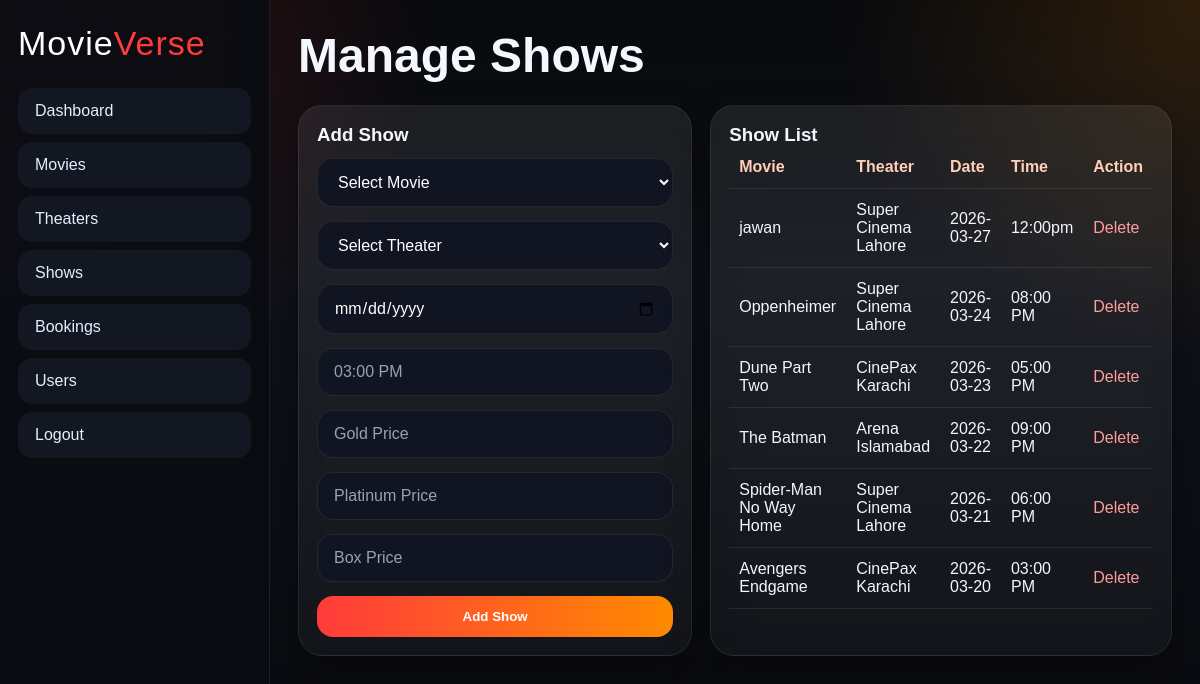
The page /admin/shows.php (signed in) on the database its author committed.
### tables this page shows
CREATE TABLE `shows` (
  `id` int(11) NOT NULL,
  `movie_id` int(11) NOT NULL,
  `theater_id` int(11) NOT NULL,
  `show_date` date NOT NULL,
  `show_time` varchar(50) NOT NULL,
  `gold_price` decimal(10,2) NOT NULL,
  `platinum_price` decimal(10,2) NOT NULL,
  `box_price` decimal(10,2) NOT NULL
);

CREATE TABLE `movies` (
  `id` int(11) NOT NULL,
  `title` varchar(150) NOT NULL,
  `genre` varchar(100) NOT NULL,
  `duration` varchar(50) NOT NULL,
  `language` varchar(50) NOT NULL,
  `rating` varchar(20) NOT NULL,
  `description` text NOT NULL,
  `poster` varchar(255) NOT NULL,
  `trailer_link` varchar(255) DEFAULT NULL,
  `release_date` date DEFAULT NULL,
  `created_at` timestamp NOT NULL DEFAULT current_timestamp()
);

CREATE TABLE `theaters` (
  `id` int(11) NOT NULL,
  `theater_name` varchar(120) NOT NULL,
  `location` varchar(150) NOT NULL,
  `created_at` timestamp NOT NULL DEFAULT current_timestamp()
);

### admin/shows.php (the view, shortened to what this page needs)
<?php
include "../includes/db.php";
$shows = mysqli_query($conn, "
    SELECT shows.*, movies.title, theaters.theater_name
    FROM shows
    JOIN movies ON movies.id = shows.movie_id
    JOIN theaters ON theaters.id = shows.theater_id
    ORDER BY shows.id DESC
");
?>
<!DOCTYPE html>
<html lang="en">
<head>
    <link rel="stylesheet" href="/TRY/assets/style.css">
</head>
<body>
<div class="admin-shell">
    <aside class="sidebar">
        <a href="dashboard.php" class="logo">Movie<span>Verse</span></a>
        <nav class="side-nav">
            <a href="dashboard.php">Dashboard</a>
            <a href="movies.php">Movies</a>
            <a href="theaters.php">Theaters</a>
            <a href="shows.php">Shows</a>
            <a href="booking.php">Bookings</a>
            <a href="users.php">Users</a>
            <a href="logout.php">Logout</a>
        </nav>
    </aside>
    <main class="admin-main">
        <div class="admin-header"><h1>Manage Shows</h1></div>
        <div class="admin-grid-2">
            <div class="glass panel">
                <h3>Add Show</h3>
                <form method="POST" class="form-grid">
                    <select name="movie_id" required>
                        <option value="">Select Movie</option>
                    </select>
                    <select name="theater_id" required>
                        <option value="">Select Theater</option>
                    </select>
                    <input type="date" name="show_date" required>
                    <input type="text" name="show_time" placeholder="03:00 PM" required>
                    <input type="number" step="0.01" name="gold_price" placeholder="Gold Price" required>
                    <input type="number" step="0.01" name="platinum_price" placeholder="Platinum Price" required>
                    <input type="number" step="0.01" name="box_price" placeholder="Box Price" required>
                    <button class="btn btn-primary" type="submit" name="add_show">Add Show</button>
                </form>
            </div>
            <div class="glass panel">
                <h3>Show List</h3>
                <div class="table-wrap">
                    <table>
                        <tr>
                            <th>Movie</th>
                            <th>Theater</th>
                            <th>Date</th>
                            <th>Time</th>
                            <th>Action</th>
                        </tr>
                        <?php while($row = mysqli_fetch_assoc($shows)): ?>
                            <tr>
                                <td><?= ($row['title']) ?></td>
                                <td><?= ($row['theater_name']) ?></td>
                                <td><?= ($row['show_date']) ?></td>
                                <td><?= ($row['show_time']) ?></td>
                                <td><a class="danger-link" href="?delete=<?= $row['id'] ?>">Delete</a></td>
                            </tr>
                        <?php endwhile; ?>
                    </table>
                </div>
            </div>
        </div>
    </main>
</div>
</body>
</html>

### assets/style.css (style rules this page uses)
:root { --bg:#09090d; --panel:#11131b; --panel2:#171b27; --text:#f5f7ff; --muted:#b6bed3; --line:rgba(255,255,255,.08); --primary:#ff3b3b; --primary2:#ff8a00; --shadow:0 18px 40px rgba(0,0,0,.35); }
* { margin:0; padding:0; box-sizing:border-box; }
body { font-family:'Poppins',sans-serif; background: radial-gradient(circle at top left, rgba(255,59,59,.20), transparent 30%), radial-gradient(circle at top right, rgba(255,138,0,.15), transparent 25%), linear-gradient(180deg,#08090c,#0e1118 35%,#090a0f); color:var(--text); min-height:100vh; }
a { text-decoration:none; color:inherit; }
.logo { font-family:'Bebas Neue',sans-serif; font-size:34px; letter-spacing:1px; text-decoration:none; color:#fff; line-height:1; }
.logo span { color:var(--primary); }
.glass { background:linear-gradient(180deg,rgba(255,255,255,.08),rgba(255,255,255,.04)); border:1px solid var(--line); box-shadow:var(--shadow); border-radius:24px; backdrop-filter:blur(10px); }
.btn { display:inline-flex; align-items:center; justify-content:center; gap:8px; border:none; cursor:pointer; padding:13px 20px; border-radius:16px; font-weight:600; transition:.25s; }
.btn-primary { color:white; background:linear-gradient(90deg,var(--primary),var(--primary2)); }
.show-card, .feature, .panel, .dashboard-card { padding:18px; }
.form-grid { display:grid; gap:14px; margin-top:12px; }
input,select,textarea { width:100%; padding:14px 16px; border-radius:16px; border:1px solid var(--line); background:#111521; color:#fff; outline:none; font:inherit; }
input::placeholder, textarea::placeholder { color:#98a1b8; }
.admin-shell { display:grid; grid-template-columns:270px 1fr; min-height:100vh; }
.sidebar { position:sticky; top:0; height:100vh; padding:26px 18px; background:rgba(10,12,18,.92); border-right:1px solid var(--line); }
.side-nav { display:grid; gap:8px; margin-top:28px; }
.side-nav a { padding:13px 16px; border-radius:14px; background:#121722; border:1px solid transparent; color:#e7edff; }
.admin-main { padding:28px; }
.admin-header { display:flex; justify-content:space-between; align-items:center; margin-bottom:22px; gap:20px; }
.admin-header h1 { font-family:'Bebas Neue',sans-serif; font-size:3rem; }
.admin-grid-2 { display:grid; grid-template-columns:1fr 1fr; gap:18px; }
.table-wrap { overflow:auto; }
table { width:100%; border-collapse:collapse; }
table th, table td { padding:12px 10px; border-bottom:1px solid var(--line); text-align:left; }
table th { color:#ffcfb8; }
.danger-link { color:#ff9c9c; }

### rows shown on the page
shows: movie.title "jawan", theater.theater_name "Super Cinema Lahore", show_date "2026-03-27", show_time "12:00pm"
shows: movie.title "Oppenheimer", theater.theater_name "Super Cinema Lahore", show_date "2026-03-24", show_time "08:00 PM"
shows: movie.title "Dune Part Two", theater.theater_name "CinePax Karachi", show_date "2026-03-23", show_time "05:00 PM"
shows: movie.title "The Batman", theater.theater_name "Arena Islamabad", show_date "2026-03-22", show_time "09:00 PM"
shows: movie.title "Spider-Man No Way Home", theater.theater_name "Super Cinema Lahore", show_date "2026-03-21", show_time "06:00 PM"
shows: movie.title "Avengers Endgame", theater.theater_name "CinePax Karachi", show_date "2026-03-20", show_time "03:00 PM"
